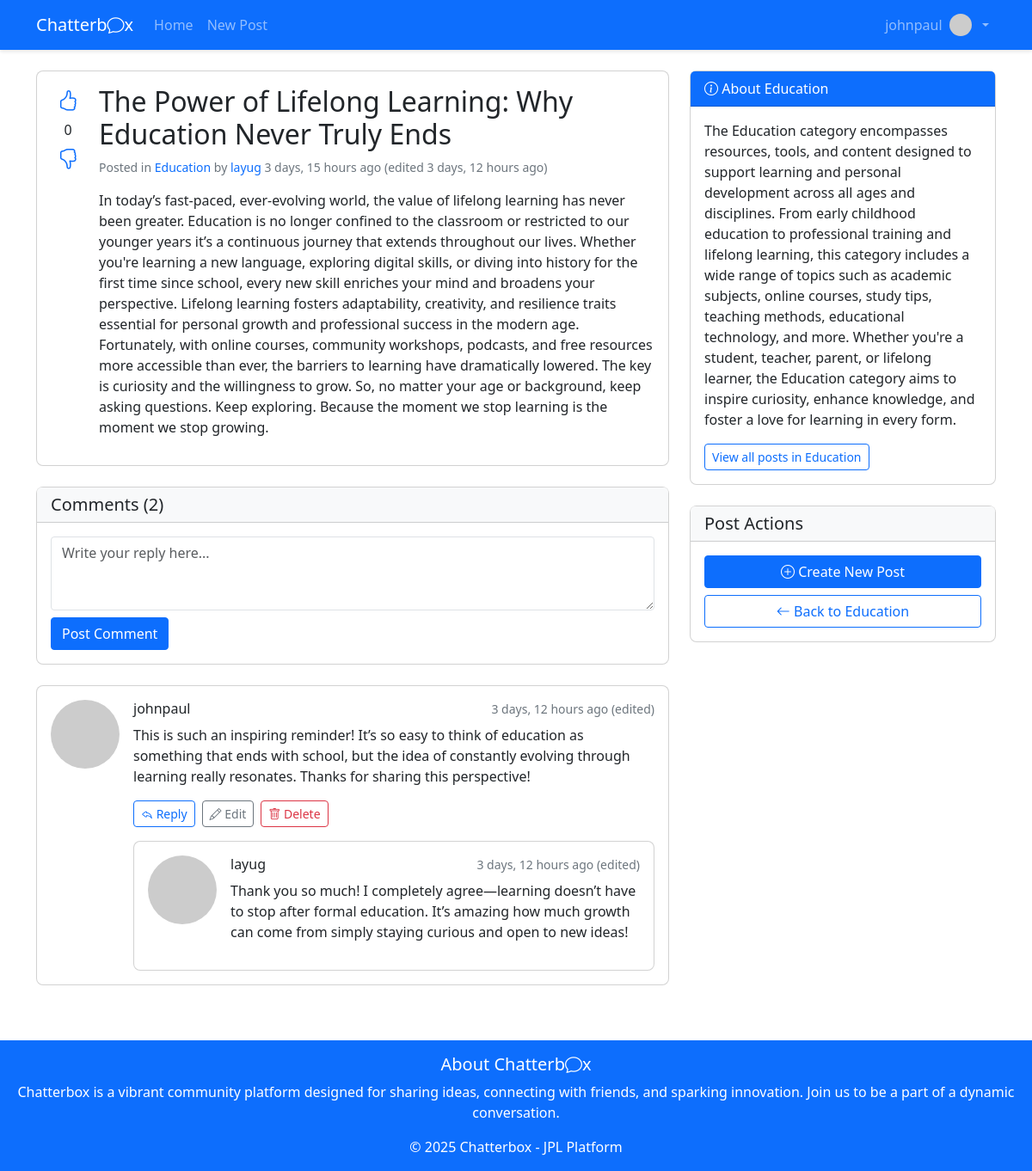
The app's page /post/16/ (signed in) with its own data.
### core/models.py (models this page shows, shortened)
class User(AbstractUser):
    is_spammer = models.BooleanField(default=False)
    last_post_time = models.DateTimeField(null=True, blank=True)

class Post(models.Model):
    title = models.CharField(max_length=200, validators=[MinLengthValidator(5)])
    content = models.TextField(validators=[MinLengthValidator(10)])
    created_at = models.DateTimeField(auto_now_add=True)
    updated_at = models.DateTimeField(auto_now=True)
    author = models.ForeignKey(User, on_delete=models.CASCADE)
    category = models.ForeignKey(Category, on_delete=models.CASCADE)
    upvotes = models.ManyToManyField(User, related_name='upvoted_posts', blank=True)
    downvotes = models.ManyToManyField(User, related_name='downvoted_posts', blank=True)
    def vote_score(self):
        return self.upvotes.count() - self.downvotes.count()

class Category(models.Model):
    name = models.CharField(max_length=100, unique=True)
    slug = models.SlugField(max_length=100, unique=True)
    description = models.TextField(blank=True)
    class Meta:
        verbose_name_plural = "categories"

class Comment(models.Model):
    post = models.ForeignKey(Post, on_delete=models.CASCADE, related_name='comments')
    author = models.ForeignKey(User, on_delete=models.CASCADE)
    content = models.TextField(validators=[MinLengthValidator(2)])
    created_at = models.DateTimeField(auto_now_add=True)
    updated_at = models.DateTimeField(auto_now=True)
    parent = models.ForeignKey('self', null=True, blank=True, on_delete=models.CASCADE, related_name='replies')

### core/views.py (the view)
# urls.py: path('post/<int:post_id>/', views.post_detail, name='post_detail'),
def post_detail(request, post_id):
    post = get_object_or_404(Post, id=post_id)
    comments = Comment.objects.filter(post=post, parent=None).order_by('-created_at')
    if request.method == 'POST':
        if not request.user.is_authenticated:
            messages.warning(request, 'You need to login to comment.')
            return redirect('login')
        form = CommentForm(request.POST)
        if form.is_valid():
            comment = form.save(commit=False)
            comment.post = post
            comment.author = request.user
            comment.save()
            messages.success(request, 'Your comment has been posted!')
            return redirect('post_detail', post_id=post.id)
    else:
        form = CommentForm()
    context = {
        'post': post,
        'comments': comments,
        'form': form,
    }
    return render(request, 'core/post_detail.html', context)

### core/forms.py
class CommentForm(forms.ModelForm):
    class Meta:
        model = Comment
        fields = ['content']
        widgets = {
            'content': forms.Textarea(attrs={
                'class': 'form-control',
                'rows': 3,
                'placeholder': 'Write your reply here...'
            }),
        }

### core/templates/core/post_detail.html (shortened to what this page needs)
{% extends 'core/base.html' %}
{% block content %}
<div class="row">
    <div class="col-md-8">
        <div class="card mb-4">
            <div class="card-body">
                <div class="d-flex">
                    <div class="vote-buttons text-center me-3">
                        <a href="{% url 'vote_post' post.id 'up' %}" class="text-decoration-none">
                            <i class="bi bi-hand-thumbs-up {% if request.user in post.upvotes.all %}text-success{% endif %}"></i>
                        </a>
                        <div class="my-1">{{ post.vote_score }}</div>
                        <a href="{% url 'vote_post' post.id 'down' %}" class="text-decoration-none">
                            <i class="bi bi-hand-thumbs-down {% if request.user in post.downvotes.all %}text-danger{% endif %}"></i>
                        </a>
                    </div>
                    <div>
                        <h2 class="card-title">{{ post.title }}</h2>
                        <p class="card-text text-muted small">
                            Posted in <a href="{% url 'category_detail' post.category.slug %}" class="text-decoration-none">{{ post.category.name }}</a>
                            by <a href="{% url 'user_profile' post.author.username %}" class="text-decoration-none">{{ post.author.username }}</a>
                            <span title="{{ post.created_at }}">{{ post.created_at|timesince }} ago</span>
                            {% if post.updated_at != post.created_at %}
                            (edited <span title="{{ post.updated_at }}">{{ post.updated_at|timesince }} ago</span>)
                            {% endif %}
                        </p>
                        <div class="card-text mb-3">{{ post.content|linebreaks }}</div>
                    </div>
                </div>
            </div>
        </div>
        <div class="card mb-4">
            <div class="card-header bg-light">
                <h5 class="mb-0">Comments ({{ post.comments.count }})</h5>
            </div>
            <div class="card-body">
                {% if request.user.is_authenticated %}
                <form method="post">
                    {{ form.content }}
                    <button type="submit" class="btn btn-primary mt-2">Post Comment</button>
                </form>
                {% else %}
                <div class="alert alert-info">
                    Please <a href="{% url 'login' %}">login</a> to post a comment.
                </div>
                {% endif %}
            </div>
        </div>
        {% for comment in comments %}
        <div class="card mb-3" id="comment-{{ comment.id }}">
            <div class="card-body">
                <div class="d-flex">
                    <div class="flex-shrink-0 me-3">
                        <img src="https://ui-avatars.com/api/?name={{ comment.author.username }}&background=random&size=40"
                             class="rounded-circle"
                             alt="{{ comment.author.username }}'s avatar">
                    </div>
                    <div class="flex-grow-1">
                        <div class="d-flex justify-content-between align-items-center mb-2">
                            <h6 class="mb-0">{{ comment.author.username }}</h6>
                            <small class="text-muted" title="{{ comment.created_at }}">
                                {{ comment.created_at|timesince }} ago
                                {% if comment.updated_at != comment.created_at %}
                                (edited)
                                {% endif %}
                            </small>
                        </div>
                        <p>{{ comment.content }}</p>
                        <div class="d-flex">
                            <a href="{% url 'reply_comment' comment.id %}" class="btn btn-sm btn-outline-primary me-2">
                                <i class="bi bi-reply"></i> Reply
                            </a>
                            {% if request.user == comment.author %}
                            <a href="{% url 'edit_comment' comment.id %}" class="btn btn-sm btn-outline-secondary me-2">
                                <i class="bi bi-pencil"></i> Edit
                            </a>
                            <button type="button" class="btn btn-sm btn-outline-danger"
                                    data-bs-toggle="modal" data-bs-target="#deleteCommentModal{{ comment.id }}">
                                <i class="bi bi-trash"></i> Delete
                            </button>
                            {% endif %}
                        </div>
                        {% for reply in comment.replies.all %}
                        <div class="card mt-3">
                            <div class="card-body">
                                <div class="d-flex">
                                    <div class="flex-shrink-0 me-3">
                                        <img src="https://ui-avatars.com/api/?name={{ reply.author.username }}&background=random&size=40"
                                             class="rounded-circle"
                                             alt="{{ reply.author.username }}'s avatar">
                                    </div>
                                    <div class="flex-grow-1">
                                        <div class="d-flex justify-content-between align-items-center mb-2">
                                            <h6 class="mb-0">{{ reply.author.username }}</h6>
                                            <small class="text-muted" title="{{ reply.created_at }}">
                                                {{ reply.created_at|timesince }} ago
                                                {% if reply.updated_at != reply.created_at %}
                                                (edited)
                                                {% endif %}
                                            </small>
                                        </div>
                                        <p>{{ reply.content }}</p>
                                    </div>
                                </div>
                            </div>
                        </div>
                        {% endfor %}
                    </div>
                </div>
            </div>
        </div>
        {% empty %}
        <div class="alert alert-info">No comments yet. Be the first to comment!</div>
        {% endfor %}
    </div>
    <div class="col-md-4">
        <div class="card mb-4">
            <div class="card-header bg-primary text-white">
                <i class="bi bi-info-circle"></i> About {{ post.category.name }}
            </div>
            <div class="card-body">
                <p>{{ post.category.description|default:"No description available." }}</p>
                <a href="{% url 'category_detail' post.category.slug %}" class="btn btn-sm btn-outline-primary">
                    View all posts in {{ post.category.name }}
                </a>
            </div>
        </div>
        <div class="card">
            <div class="card-header bg-light">
                <h5 class="mb-0">Post Actions</h5>
            </div>
            <div class="card-body">
                <div class="d-grid gap-2">
                    <a href="{% url 'create_post' %}" class="btn btn-primary"><i class="bi bi-plus-circle"></i> Create New Post</a>
                    <a href="{% url 'category_detail' post.category.slug %}" class="btn btn-outline-primary"><i class="bi bi-arrow-left back-icon"></i> Back to {{ post.category.name }}</a>
                </div>
            </div>
        </div>
    </div>
</div>
{% endblock %}

### core/templates/core/base.html (shortened to what this page needs)
<!DOCTYPE html>
<html lang="en">
<head>
    <link href="https://cdn.jsdelivr.net/npm/bootstrap@5.3.0/dist/css/bootstrap.min.css" rel="stylesheet">
    <link rel="stylesheet" href="https://cdn.jsdelivr.net/npm/bootstrap-icons@1.10.0/font/bootstrap-icons.css">
    {% load static %}
    <link rel="stylesheet" href="{% static 'core/css/styles.css' %}">
</head>
<body>
    <nav class="navbar navbar-expand-lg navbar-dark bg-primary">
        <div class="container">
            <a class="navbar-brand" href="{% url 'home' %}">Chatterb<i class="bi bi-chat chat-icon"></i>x</a>
            <div class="collapse navbar-collapse" id="navbarNav">
                <ul class="navbar-nav me-auto">
                    <li class="nav-item">
                        <a class="nav-link" href="{% url 'home' %}">Home</a>
                    </li>
                    {% if user.is_authenticated %}
                    <li class="nav-item">
                        <a class="nav-link" href="{% url 'create_post' %}">New Post</a>
                    </li>
                    {% endif %}
                </ul>
                <ul class="navbar-nav ms-auto">
                    {% if user.is_authenticated %}
                    <li class="nav-item dropdown">
                        <a class="nav-link dropdown-toggle d-flex align-items-center" href="#" id="navbarDropdown" role="button" data-bs-toggle="dropdown">
                            {{ user.username }}
                            <img src="https://ui-avatars.com/api/?name={{ user.username }}" alt="Avatar" class="rounded-circle me-2" width="26" height="26">
                        </a>
                    </li>
                    {% endif %}
                </ul>
            </div>
        </div>
    </nav>
    <div class="container mt-4">
        {% block content %}{% endblock %}
    </div>
    <footer class="bg-light text-center text-lg-start mt-5">
        <div class="text-center p-3 bg-primary text-white">
            <h5>About Chatterb<i class="bi bi-chat chat-icon"></i>x</h5>
            <p>
                Chatterbox is a vibrant community platform designed for sharing ideas, connecting with friends, and sparking innovation. Join us to be a part of a dynamic conversation.
            </p>
            <p class="mb-0">© 2025 Chatterbox - JPL Platform</p>
        </div>
    </footer>
</body>
</html>

### core/static/core/css/styles.css (style rules this page uses)
.vote-buttons { min-width: 40px; }
.text-muted { color: #6c757d!important; }
html, body { height: 100%; }
body { display: flex; flex-direction: column; }
.container { flex: 1; }
footer { margin-top: auto; }
.vote-buttons i { font-size: 1.5rem; cursor: pointer; }
.card { border-radius: 0.5rem; }
.navbar { box-shadow: 0 2px 4px rgba(0,0,0,.1); }
.btn { border-radius: 0.25rem; }
.form-control { border-radius: 0.25rem; }

### records on screen
User: username "johnpaul"
Post: vote_score "0", title "The Power of Lifelong Learning: Why Education Never Truly Ends", category.name "Education", author.username "layug", created_at "3 days, 15 hours", updated_at "3 days, 12 hours", content "In today’s fast-paced, ever-evolving world, the value of lifelong learning has never been greater. Education is no longer confined to the classroom or restricted to our younger years it’s a continuous journey that extends throughout our lives. Whether you're learning a new language, exploring digital skills, or diving into history for the first time since school, every new skill enriches your mind and broadens your perspective. Lifelong learning fosters adaptability, creativity, and resilience traits essential for personal growth and professional success in the modern age. Fortunately, with online courses, community workshops, podcasts, and free resources more accessible than ever, the…", comments.count "2", category.description "The Education category encompasses resources, tools, and content designed to support learning and personal development across all ages and disciplines. From early childhood education to professional training and lifelong learning, this category includes a wide range of topics such as academic subjects, online courses, study tips, teaching methods, educational technology, and more. Whether you're a student, teacher, parent, or lifelong learner, the Education category aims to inspire curiosity, enhance knowledge, and foster a love for learning in every form."
Comment: author.username "johnpaul", created_at "3 days, 12 hours", shows "(edited)", content "This is such an inspiring reminder! It’s so easy to think of education as something that ends with school, but the idea of constantly evolving through learning really resonates. Thanks for sharing this perspective!"
Comment: author.username "layug", created_at "3 days, 12 hours", shows "(edited)", content "Thank you so much! I completely agree—learning doesn’t have to stop after formal education. It’s amazing how much growth can come from simply staying curious and open to new ideas!"
